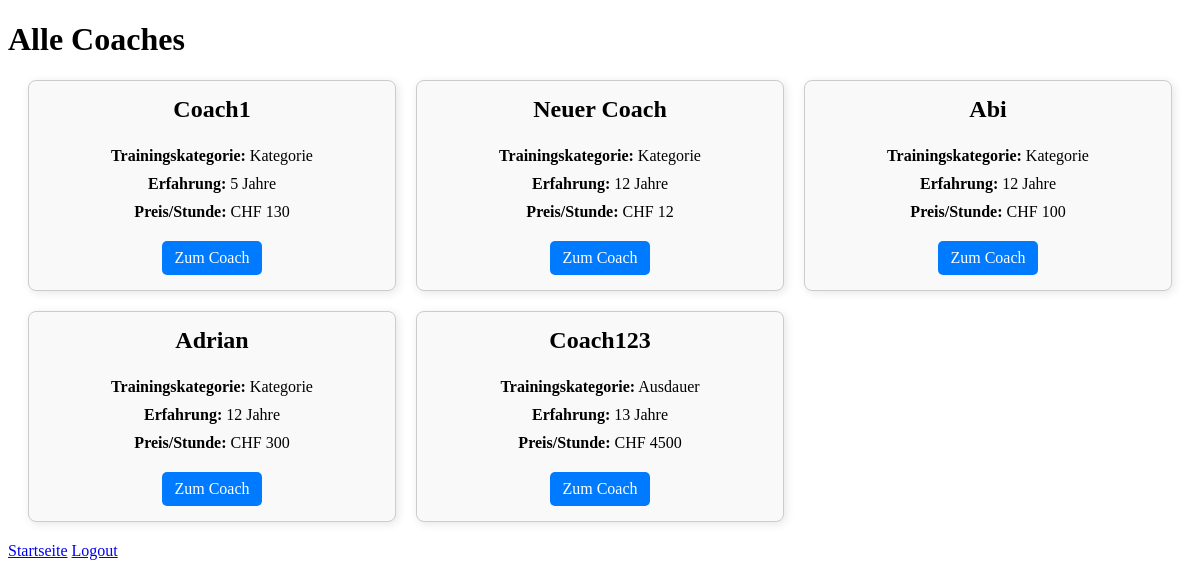
/coaches/, run on the app's committed database.
### blog/models.py (models this page shows, shortened)
class Coach(models.Model):
    name = models.CharField(max_length=100)
    category = models.CharField(max_length=50)
    bio = models.TextField(max_length=100)
    experience = models.PositiveIntegerField()
    price_hour = models.PositiveIntegerField()
    email = models.EmailField()

### blog/views.py (the view)
# urls.py: path("coaches/", views.coach, name='all_coach'),
def coach(request):
    coaches = Coach.objects.all()
    return render(request, "all_coach.html", {"coaches": coaches})

### blog/templates/all_coach.html (shortened to what this page needs)
<!DOCTYPE html>
<html>
<head>
</head>
<body>
    <div class="container">
        <h1>Alle Coaches</h1>
        <div class="coach-grid">
            {% for coach in coaches %}
                <div class="coach-card">
                    <h3>{{ coach.name }}</h3>
                    <p><strong>Trainingskategorie:</strong> {{ coach.category }}</p>
                    <p><strong>Erfahrung:</strong> {{ coach.experience }} Jahre</p>
                    <p><strong>Preis/Stunde:</strong> CHF {{ coach.price_hour }}</p>
                    <a href="{% url 'coach_detail' coach.pk %}" class="btn">Zum Coach</a>
                </div>
            {% empty %}
                <p>Keine Coaches verfügbar</p>
            {% endfor %}
        </div>
    </div>
    <a href="{% url 'article_list' %}">Startseite</a>
    <a href="{% url 'logout' %}">Logout</a>
</body>
</html>

### blog/templates/all_coach.html (style rules this page uses)
.coach-grid { display: grid; grid-template-columns: repeat(3, 1fr); gap: 20px; margin: 20px; }
.coach-card { border: 1px solid #ccc; padding: 15px; border-radius: 8px; text-align: center; box-shadow: 2px 2px 10px rgba(0, 0, 0, 0.1); background-color: #f9f9f9; }
.coach-card h3 { margin-top: 0; font-size: 1.5em; }
.coach-card p { margin: 10px 0; }
.coach-card .btn { display: inline-block; margin-top: 10px; padding: 8px 12px; background-color: #007BFF; color: white; text-decoration: none; border-radius: 5px; }

### data on the page
Coach: name "Coach1", category "Kategorie", experience "5", price_hour "130"
Coach: name "Neuer Coach", category "Kategorie", experience "12", price_hour "12"
Coach: name "Abi", category "Kategorie", experience "12", price_hour "100"
Coach: name "Adrian", category "Kategorie", experience "12", price_hour "300"
Coach: name "Coach123", category "Ausdauer", experience "13", price_hour "4500"
